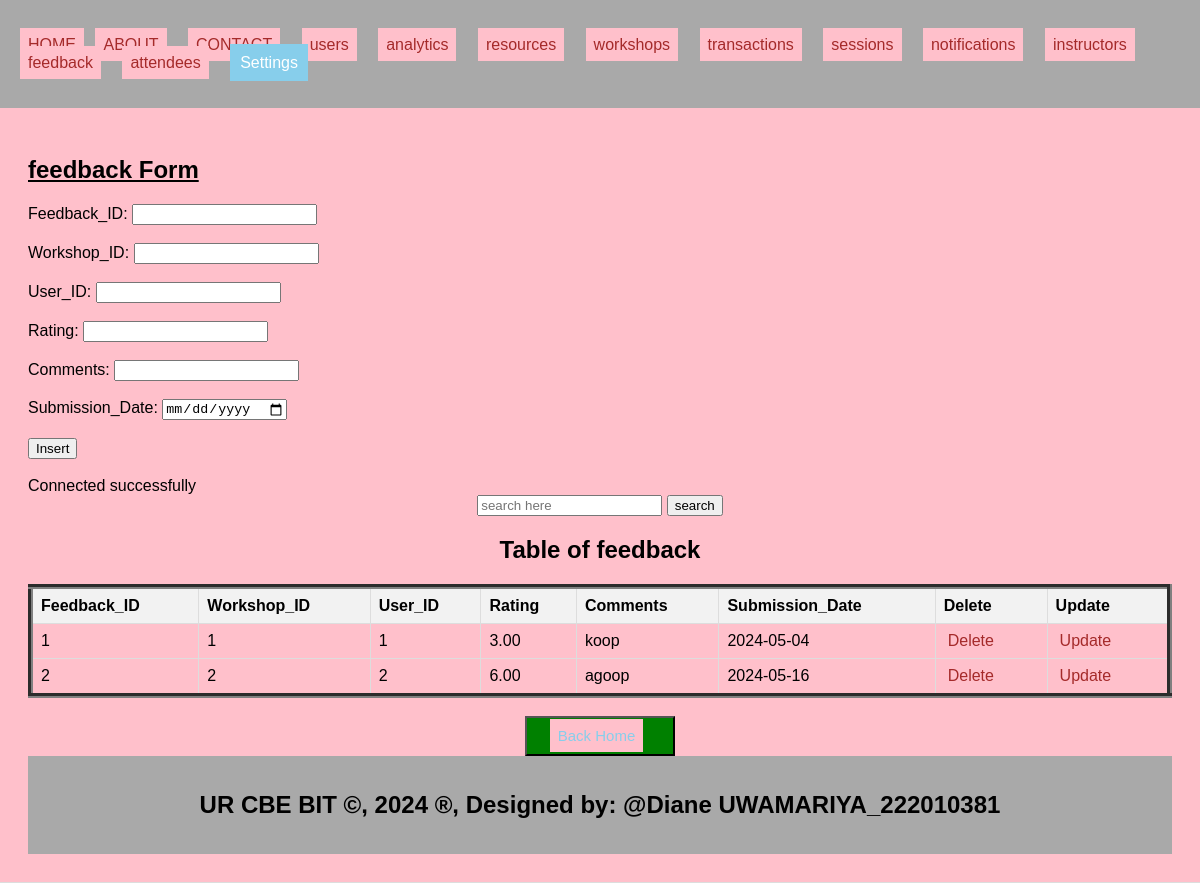
Page /feedback.php on the committed database.
### tables this page shows
CREATE TABLE `feedback` (
  `Feedback_ID` int(11) NOT NULL,
  `Workshop_ID` int(11) DEFAULT NULL,
  `User_ID` int(11) DEFAULT NULL,
  `Rating` decimal(3,2) DEFAULT NULL,
  `Comments` text DEFAULT NULL,
  `Submission_Date` date DEFAULT NULL
);

### feedback.php (the view, shortened to what this page needs)
<!DOCTYPE html>
<html lang="en">
<head>
    <link rel="stylesheet" type="text/css" href="style.css">
</head>
<body>
<header>
 <body bgcolor="pink">
    <ul style="list-style-type: none; padding: 0;">
        <li style="display: inline;"><a href="./home.html">HOME</a></li>
        <li style="display: inline; margin-right: 10px;"><a href="./about.html">ABOUT</a></li>
        <li style="display: inline; margin-right: 10px;"><a href="./contact.html">CONTACT</a></li>
    <li style="display: inline; margin-right: 10px;"><a href="./users.php">users</a>
  </li>
    <li style="display: inline; margin-right: 10px;"><a href="./analytics.php">analytics</a>
  </li>
    <li style="display: inline; margin-right: 10px;"><a href="./resources.php">resources</a>
  </li>
    <li style="display: inline; margin-right: 10px;"><a href="./workshops.php">workshops</a>
  </li>
    <li style="display: inline; margin-right: 10px;"><a href="./transactions.php">transactions</a>
  </li>
    <li style="display: inline; margin-right: 10px;"><a href="./sessions.php">sessions</a>
    <li style="display: inline; margin-right: 10px;"><a href="./notifications.php">notifications</a>
  </li>
    <li style="display: inline; margin-right: 10px;"><a href="./instructors.php">instructors</a>
  </li>
    <li style="display: inline; margin-right: 10px;"><a href="./feedback.php">feedback</a>
  </li>
    <li style="display: inline; margin-right: 10px;"><a href="./attendees.php">attendees</a>
  </li>
        <li class="dropdown" style="display: inline; margin-right: 10px;">
            <a href="#" style="padding: 10px; color: white; background-color: skyblue; text-decoration: none; margin-right: 15px;">Settings</a>
        </li>
    </ul>
</header>
<section>
    <h1><u>feedback Form</u></h1>
    <form method="post">
        <label for="Feedback_ID">Feedback_ID:</label>
        <input type="number" id="Feedback_ID" name="Feedback_ID"><br><br>
        <label for="Workshop_ID">Workshop_ID:</label>
        <input type="number" id="Workshop_ID" name="Workshop_ID"><br><br>
        <label for="User_ID">User_ID:</label>
        <input type="number" id="User_ID" name="User_ID"><br><br>
        <label for="Rating">Rating:</label>
        <input type="number" id="Rating" name="Rating"><br><br>
        <label for="Comments">Comments:</label>
        <input type="text" id="Comments" name="Comments" required><br><br>
        <label for="Submission_Date">Submission_Date:</label>
        <input type="date" id="Submission_Date" name="Submission_Date" required><br><br>
        <input type="submit" name="add" value="Insert"><br><br>
    </form>
<?php
include('db_conn.php');
$sql = "SELECT * FROM feedback";
$result = $connection->query($sql);
?>
<!DOCTYPE html>
<html>
<head>
</head>
<body>
    <center><form action="search_attendees" method="GET"><input type="text" name="query" placeholder="search here">
    <button>search</button></form><h2>Table of feedback</h2></center>
    <table border="5">
        <tr>
            <th>Feedback_ID</th>
            <th>Workshop_ID</th>
            <th>User_ID</th>
            <th>Rating</th>
            <th>Comments</th>
            <th>Submission_Date</th>
            <th>Delete</th>
            <th>Update</th>
        </tr>
        <?php
        if ($result->num_rows > 0) {
            while ($row = $result->fetch_assoc()) {
                $Feedback_ID = $row['Feedback_ID'];
                echo "<tr>
                    <td>" . $row['Feedback_ID'] . "</td>
                    <td>" . $row['Workshop_ID'] . "</td>
                    <td>" . $row['User_ID'] . "</td>
                    <td>" . $row['Rating'] . "</td>
                    <td>" . $row['Comments'] . "</td>
                    <td>" . $row['Submission_Date'] . "</td>
                     <td><a style='padding:4px' href='delete_feedback.php?Feedback_ID=$Feedback_ID'>Delete</a></td>
                    <td><a style='padding:4px' href='update_feedback.php?Feedback_ID=$Feedback_ID'>Update</a></td>
                </tr>";
            }
        } else {
            echo "<tr><td colspan='6'>No data found</td></tr>";
        }
        ?>
    </table>
    <br>
<center>
<button style="background-color: green; width: 150px;height: 40px;" ><a href="home.html" style=" font-size: 15px;color: skyblue;text-decoration: none" >Back Home</a></button>
</center>
</body>
</html>
  <footer>
  <center>
    <b><h2>UR CBE BIT &copy, 2024 &reg, Designed by: @Diane UWAMARIYA_222010381</h2></b>
  </center>
</footer>

### style.css (style rules this page uses)
body { font-family: Arial, sans-serif; margin: 0; padding: 0; }
.dropdown { position: relative; display: inline; margin-right: 10px; }
body { font-family: Arial,sans-serif; margin:0; padding:0; }
header { background-color:darkgray; padding: 20px; }
.dropdown { position: right; display:right; direction:rtl; }
section { padding:28px; border-bottom: 1px solid #ddd; }
footer { text-align: center; padding: 15px; background-color:darkgray; }

### feedback.php (style rules this page uses)
a { padding: 8px; color: white; background-color: pink; text-decoration: none; margin-right: 7px; }
a:link { color: brown; }
table { width: 100%; border-collapse: collapse; }
th, td { border: 1px solid #ddd; padding: 8px; text-align: left; }
th { background-color: #f2f2f2; }

### rows in the picture
feedback: Feedback_ID "1", Workshop_ID "1", User_ID "1", Rating "3.00", Comments "koop", Submission_Date "2024-05-04"
feedback: Feedback_ID "2", Workshop_ID "2", User_ID "2", Rating "6.00", Comments "agoop", Submission_Date "2024-05-16"
